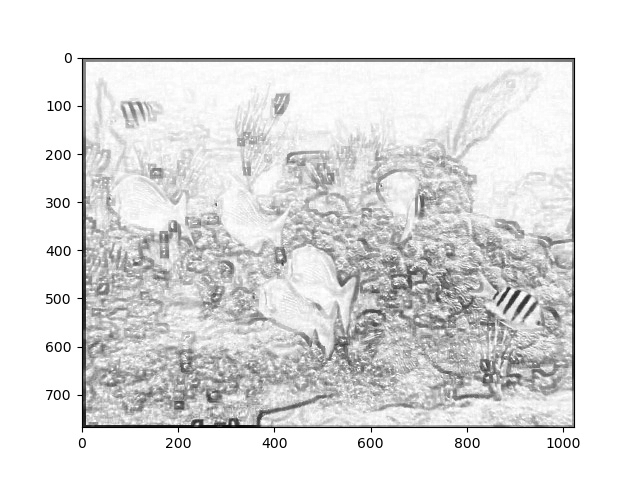
#> input picture gray.png, 640 x 480 px
$ python sharpen.py
#> lines starting #> are read from the running program, lines starting #| are printed output that depends on the picture
#> in example, image is the input picture: shape (480, 640, 3); min 0, max 255, mean 224.3
import cv2 as cv
import numpy as np

def unsharp_mask(image, kernel_size=(5, 5), sigma=1.0, amount=1.0, threshold=0):
#> called with kernel_size = (5, 5), sigma = 1, amount = 1, threshold = 0
    blurred = cv.GaussianBlur(image, kernel_size, sigma)
    sharpened = float(amount + 1) * image - float(amount) * blurred
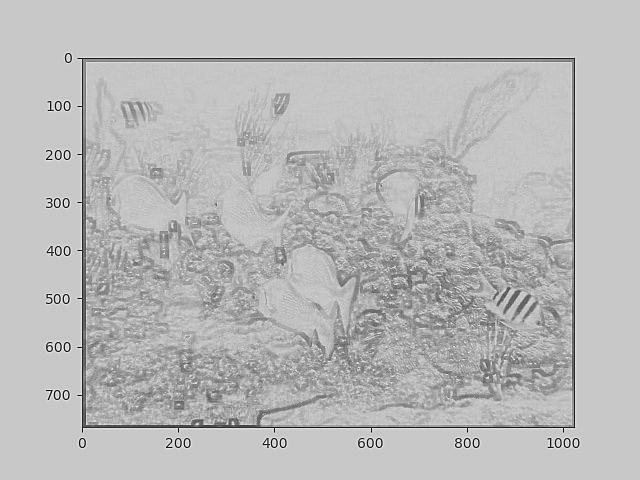
#> sharpened: shape (480, 640, 3) float64; min -166, max 370, mean 224.3; drawn with min black and max white
    sharpened = np.maximum(sharpened, np.zeros(sharpened.shape))
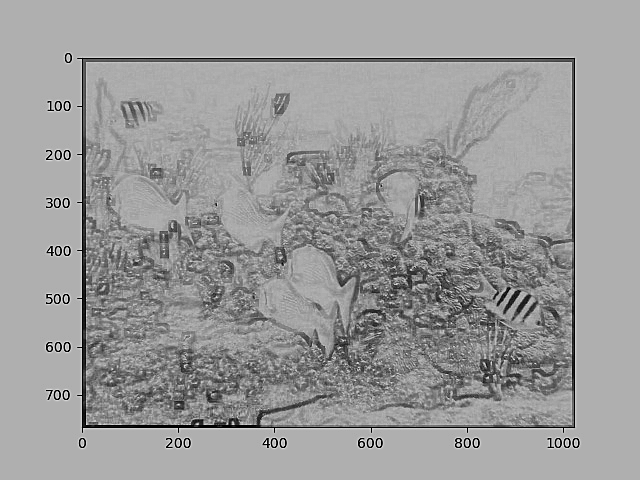
#> sharpened: shape (480, 640, 3) float64; min 0, max 370, mean 225.2; drawn with min black and max white
    sharpened = np.minimum(sharpened, 255 * np.ones(sharpened.shape))
    sharpened = sharpened.round().astype(np.uint8)
    if threshold > 0:
        low_contrast_mask = np.absolute(image - blurred) < threshold
        np.copyto(sharpened, image, where=low_contrast_mask)
    return sharpened

def example():
    image = cv.imread('./gray.png')
    # image = cv.imread('./my-sharpened-image2.jpg')
    sharpened_image = unsharp_mask(image)
    cv.imwrite('my-sharpened-image2.jpg', sharpened_image)

example()
